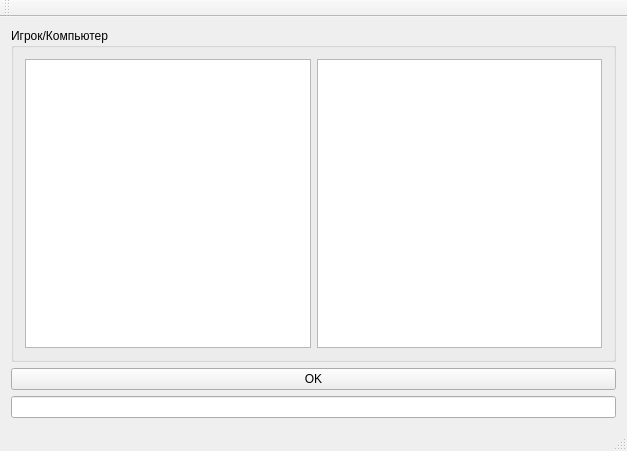
<?xml version="1.0" encoding="UTF-8"?>
<ui version="4.0">
 <class>MainWindow</class>
 <widget class="QMainWindow" name="MainWindow">
  <property name="geometry">
   <rect>
    <x>0</x>
    <y>0</y>
    <width>627</width>
    <height>451</height>
   </rect>
  </property>
  <property name="windowTitle">
   <string>MainWindow</string>
  </property>
  <widget class="QWidget" name="centralWidget">
   <layout class="QVBoxLayout" name="verticalLayout_2">
    <item>
     <widget class="QGroupBox" name="groupBox">
      <property name="title">
       <string>Игрок/Компьютер</string>
      </property>
      <layout class="QHBoxLayout" name="horizontalLayout">
       <item>
        <widget class="QTextEdit" name="textEdit"/>
       </item>
       <item>
        <widget class="QTextEdit" name="textEdit_2"/>
       </item>
      </layout>
     </widget>
    </item>
    <item>
     <widget class="QPushButton" name="pushButton">
      <property name="text">
       <string>OK</string>
      </property>
     </widget>
    </item>
    <item>
     <widget class="QLineEdit" name="lineEdit"/>
    </item>
   </layout>
  </widget>
  <widget class="QMenuBar" name="menuBar">
   <property name="geometry">
    <rect>
     <x>0</x>
     <y>0</y>
     <width>627</width>
     <height>21</height>
    </rect>
   </property>
  </widget>
  <widget class="QToolBar" name="mainToolBar">
   <attribute name="toolBarArea">
    <enum>TopToolBarArea</enum>
   </attribute>
   <attribute name="toolBarBreak">
    <bool>false</bool>
   </attribute>
  </widget>
  <widget class="QStatusBar" name="statusBar"/>
 </widget>
 <layoutdefault spacing="6" margin="11"/>
 <resources/>
 <connections>
  <connection>
   <sender>lineEdit</sender>
   <signal>returnPressed()</signal>
   <receiver>pushButton</receiver>
   <slot>click()</slot>
   <hints>
    <hint type="sourcelabel">
     <x>218</x>
     <y>345</y>
    </hint>
    <hint type="destinationlabel">
     <x>215</x>
     <y>386</y>
    </hint>
   </hints>
  </connection>
 </connections>
</ui>
